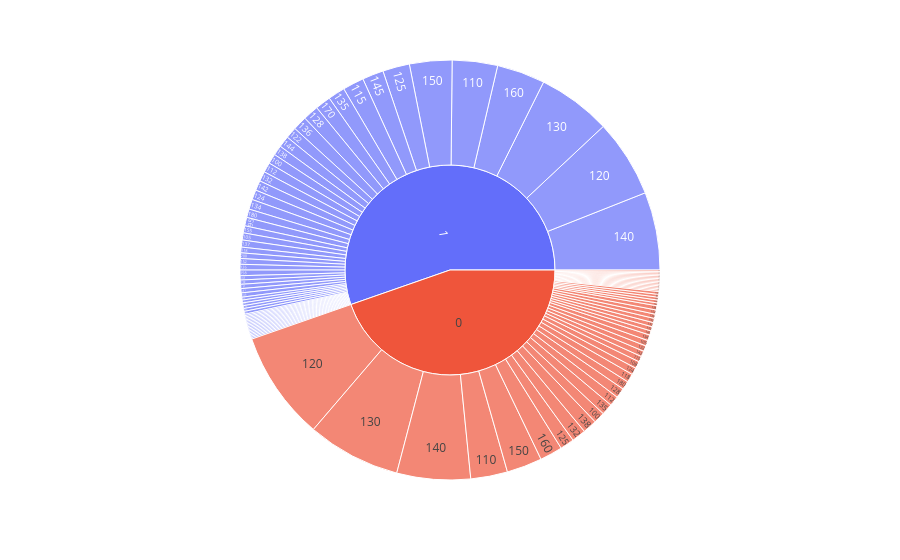

This figure's notebook cell:
### Code cell
px.sunburst(heart_df, path=['HeartDisease','RestingBP'])

### Figure 1 — Plotly figure (JSON) as saved in the notebook; plotly's stock layout.template omitted (floating-point values rounded to 4 significant figures)
{"data": [{"branchvalues": "total", "domain": {"x": [0, 1], "y": [0, 1]}, "hovertemplate": "labels=%{label}<br>count=%{value}<br>parent=%{parent}<br>id=%{id}<extra></extra>", "ids": ["0/140", "1/160", "0/130", "1/138", "0/150", "0/120", "0/110", "1/140", "1/136", "0/115", "1/110", "1/100", "1/120", "0/100", "0/124", "1/150", "0/113", "0/125", "1/145", "1/125", "1/130", "0/112", "0/160", "1/112", "0/132", "1/118", "1/170", "0/142", "0/190", "1/135", "1/180", "0/108", "0/145", "1/115", "1/155", "1/128", "0/135", "0/180", "0/170", "1/106", "1/92", "1/200", "1/122", "0/122", "0/98", "0/105", "0/133", "1/95", "1/105", "0/155", "0/80", "1/137", "1/185", "1/165", "1/132", "1/142", "0/126", "1/133", "0/152", "1/116", "0/138", "1/124", "1/0", "1/144", "0/154", "1/134", "0/104", "1/139", "0/128", "1/131", "0/134", "1/152", "1/126", "1/154", "1/141", "0/131", "1/178", "1/146", "1/158", "0/106", "0/136", "0/123", "1/102", "1/96", "0/139", "1/143", "1/104", "1/172", "1/156", "0/118", "1/190", "0/114", "1/127", "0/101", "1/174", "1/108", "0/156", "0/94", "0/148", "0/178", "1/117", "1/192", "1/123", "0/129", "0/102", "0/172", "0/146", "1/148", "1/114", "1/164", "0", "1"], "labels": ["140", "160", "130", "138", "150", "120", "110", "140", "136", "115", "110", "100", "120", "100", "124", "150", "113", "125", "145", "125", "130", "112", "160", "112", "132", "118", "170", "142", "190", "135", "180", "108", "145", "115", "155", "128", "135", "180", "170", "106", "92", "200", "122", "122", "98", "105", "133", "95", "105", "155", "80", "137", "185", "165", "132", "142", "126", "133", "152", "116", "138", "124", "0", "144", "154", "134", "104", "139", "128", "131", "134", "152", "126", "154", "141", "131", "178", "146", "158", "106", "136", "123", "102", "96", "139", "143", "104", "172", "156", "118", "190", "114", "127", "101", "174", "108", "156", "94", "148", "178", "117", "192", "123", "129", "102", "172", "146", "148", "114", "164", "0", "1"], "name": "", "parents": ["0", "1", "0", "1", "0", "0", "0", "1", "1", "0", "1", "1", "1", "0", "0", "1", "0", "0", "1", "1", "1", "0", "0", "1", "0", "1", "1", "0", "0", "1", "1", "0", "0", "1", "1", "1", "0", "0", "0", "1", "1", "1", "1", "0", "0", "0", "0", "1", "1", "0", "0", "1", "1", "1", "1", "1", "0", "1", "0", "1", "0", "1", "1", "1", "0", "1", "0", "1", "0", "1", "0", "1", "1", "1", "1", "0", "1", "1", "1", "0", "0", "0", "1", "1", "0", "1", "1", "1", "1", "0", "1", "0", "1", "0", "1", "1", "0", "0", "0", "0", "1", "1", "1", "0", "0", "0", "0", "1", "1", "1", "", ""], "type": "sunburst", "values": [52, 34, 66, 7, 25, 77, 26, 55, 10, 4, 32, 7, 55, 8, 5, 30, 1, 10, 15, 19, 52, 7, 16, 7, 10, 4, 11, 4, 1, 12, 6, 5, 3, 15, 5, 11, 8, 6, 3, 1, 1, 4, 8, 4, 1, 4, 3, 6, 5, 3, 1, 5, 1, 2, 7, 7, 3, 3, 3, 2, 10, 7, 1, 8, 1, 7, 2, 3, 7, 3, 4, 4, 4, 2, 3, 1, 2, 3, 4, 2, 3, 1, 1, 1, 2, 2, 1, 1, 1, 6, 1, 1, 1, 1, 1, 2, 1, 2, 1, 1, 1, 1, 1, 1, 2, 1, 1, 1, 1, 1, 410, 508]}], "layout": {"legend": {"tracegroupgap": 0}, "margin": {"t": 60}}}
